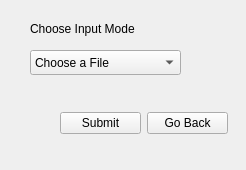
<?xml version="1.0" encoding="UTF-8"?>
<ui version="4.0">
 <class>InputMode</class>
 <widget class="QWidget" name="InputMode">
  <property name="geometry">
   <rect>
    <x>0</x>
    <y>0</y>
    <width>246</width>
    <height>170</height>
   </rect>
  </property>
  <property name="windowTitle">
   <string>Form</string>
  </property>
  <widget class="QLabel" name="label">
   <property name="geometry">
    <rect>
     <x>30</x>
     <y>20</y>
     <width>171</width>
     <height>17</height>
    </rect>
   </property>
   <property name="text">
    <string>Choose Input Mode</string>
   </property>
  </widget>
  <widget class="QComboBox" name="m_comboBox">
   <property name="geometry">
    <rect>
     <x>30</x>
     <y>50</y>
     <width>151</width>
     <height>25</height>
    </rect>
   </property>
   <item>
    <property name="text">
     <string>Choose a File</string>
    </property>
   </item>
   <item>
    <property name="text">
     <string>Enter Data Manually</string>
    </property>
   </item>
  </widget>
  <widget class="QWidget" name="">
   <property name="geometry">
    <rect>
     <x>60</x>
     <y>110</y>
     <width>168</width>
     <height>27</height>
    </rect>
   </property>
   <layout class="QHBoxLayout" name="horizontalLayout">
    <item>
     <widget class="QPushButton" name="submit">
      <property name="text">
       <string>Submit</string>
      </property>
     </widget>
    </item>
    <item>
     <widget class="QPushButton" name="goBack">
      <property name="text">
       <string>Go Back</string>
      </property>
     </widget>
    </item>
   </layout>
  </widget>
 </widget>
 <resources/>
 <connections/>
</ui>
